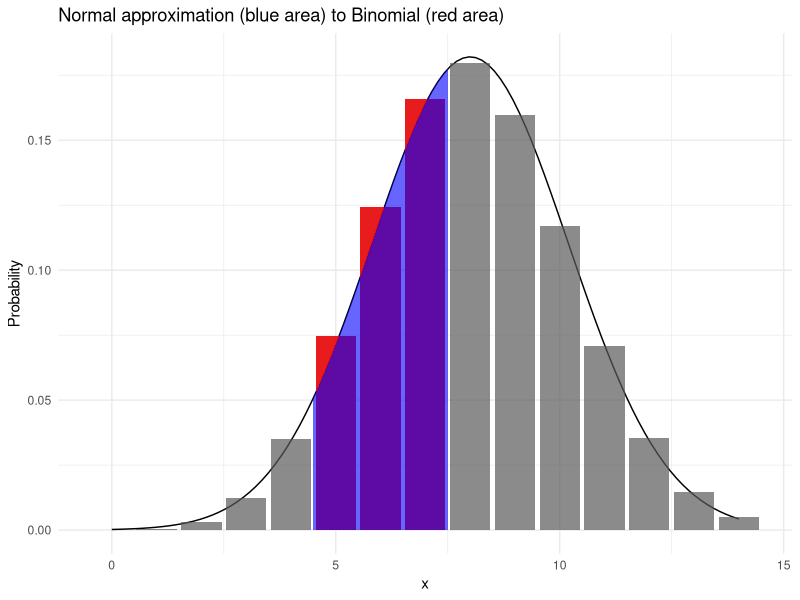

Write R code to recreate this figure.
## ---- chunk 1
library(ggplot2)
## ---- chunk 2
# code 
# here
## ---- chunk 3
# code 
# here
## ---- chunk 4
# code
# here
## ---- chunk 5
# code
# here
## ---- chunk 6
# write
# your
# code
# here
## ---- chunk 7
# code
# goes
# here
## ---- chunk 8
df <- data.frame(x = 0:14, y = dbinom(0:14, size = 20, prob = .4))
ggplot(df, aes(x, y)) +
  stat_function(fun = dnorm, args = list(mean = 20*.4, sd = sqrt(20*.4*.6))) +
  geom_bar(stat = "identity", alpha = .7) + ylab("Probability") +
  geom_bar(stat = "identity", fill = "red", alpha = .8, data = subset(df, x > 4 & x <= 7)) +
  stat_function(fun = dnorm, args = list(mean = 20*.4, sd = sqrt(20*.4*.6)),
                xlim = c(4.5, 7.5), geom = "area", alpha = .6, fill = "blue") +
  theme_minimal() + ggtitle("Normal approximation (blue area) to Binomial (red area)")
